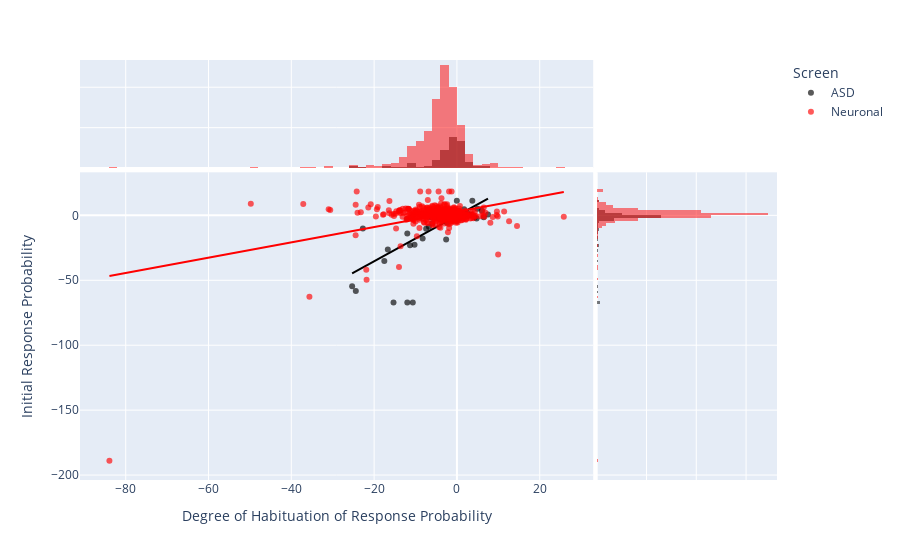

The cell this chart's notebook holds for it:
### Code cell
import plotly.express as px
df = Tstat_Master # iris is a pandas DataFrame
fig = px.scatter(df, 
                 x="T_hab_prob", 
                 y="T_init_prob", 
                 color="Screen", 
                 labels=AxisNames,
                 opacity=0.65,
                 color_discrete_sequence=["black", "red"],
                 hover_name="Gene", 
                 trendline = "ols",
                 marginal_x = "histogram",
                 marginal_y = "histogram",
                 hover_data=['Allele'])
fig.show()

### Figure 1 — Plotly figure (JSON) as saved in the notebook; plotly's stock layout.template omitted (floating-point values rounded to 4 significant figures; data arrays with more than 128 entries replaced by an {"elided": "..."} marker saying what was removed)
{"data": [{"customdata": {"elided": "137x1 str values"}, "hovertemplate": "<b>%{hovertext}</b><br><br>Screen=ASD<br>Degree of Habituation of Response Probability=%{x}<br>Initial Response Probability=%{y}<br>Allele=%{customdata[0]}<extra></extra>", "hovertext": {"elided": "137 str values"}, "legendgroup": "ASD", "marker": {"color": "black", "opacity": 0.65, "symbol": "circle"}, "mode": "markers", "name": "ASD", "orientation": "v", "showlegend": true, "type": "scatter", "x": {"elided": "137 float values"}, "xaxis": "x", "y": {"elided": "137 float values"}, "yaxis": "y"}, {"alignmentgroup": "True", "bingroup": "x", "hovertemplate": "Screen=ASD<br>Degree of Habituation of Response Probability=%{x}<br>count=%{y}<extra></extra>", "legendgroup": "ASD", "marker": {"color": "black"}, "name": "ASD", "offsetgroup": "ASD", "opacity": 0.5, "showlegend": false, "type": "histogram", "x": {"elided": "137 float values"}, "xaxis": "x3", "yaxis": "y3"}, {"alignmentgroup": "True", "bingroup": "y", "hovertemplate": "Screen=ASD<br>Initial Response Probability=%{y}<br>count=%{x}<extra></extra>", "legendgroup": "ASD", "marker": {"color": "black"}, "name": "ASD", "offsetgroup": "ASD", "opacity": 0.5, "showlegend": false, "type": "histogram", "xaxis": "x2", "y": {"elided": "137 float values"}, "yaxis": "y2"}, {"hovertemplate": "<b>OLS trendline</b><br>T_init_prob = 1.75729 * T_hab_prob + -0.282465<br>R<sup>2</sup>=0.531520<br><br>Screen=ASD<br>Degree of Habituation of Response Probability=%{x}<br>Initial Response Probability=%{y} <b>(trend)</b><extra></extra>", "legendgroup": "ASD", "marker": {"color": "black", "symbol": "circle"}, "mode": "lines", "name": "ASD", "showlegend": false, "type": "scatter", "x": {"elided": "137 float values"}, "xaxis": "x", "y": {"elided": "137 float values"}, "yaxis": "y"}, {"customdata": {"elided": "551x1 str values"}, "hovertemplate": "<b>%{hovertext}</b><br><br>Screen=Neuronal<br>Degree of Habituation of Response Probability=%{x}<br>Initial Response Probability=%{y}<br>Allele=%{customdata[0]}<extra></extra>", "hovertext": {"elided": "551 str values"}, "legendgroup": "Neuronal", "marker": {"color": "red", "opacity": 0.65, "symbol": "circle"}, "mode": "markers", "name": "Neuronal", "orientation": "v", "showlegend": true, "type": "scatter", "x": {"elided": "551 float values"}, "xaxis": "x", "y": {"elided": "551 float values"}, "yaxis": "y"}, {"alignmentgroup": "True", "bingroup": "x", "hovertemplate": "Screen=Neuronal<br>Degree of Habituation of Response Probability=%{x}<br>count=%{y}<extra></extra>", "legendgroup": "Neuronal", "marker": {"color": "red"}, "name": "Neuronal", "offsetgroup": "Neuronal", "opacity": 0.5, "showlegend": false, "type": "histogram", "x": {"elided": "551 float values"}, "xaxis": "x3", "yaxis": "y3"}, {"alignmentgroup": "True", "bingroup": "y", "hovertemplate": "Screen=Neuronal<br>Initial Response Probability=%{y}<br>count=%{x}<extra></extra>", "legendgroup": "Neuronal", "marker": {"color": "red"}, "name": "Neuronal", "offsetgroup": "Neuronal", "opacity": 0.5, "showlegend": false, "type": "histogram", "xaxis": "x2", "y": {"elided": "551 float values"}, "yaxis": "y2"}, {"hovertemplate": "<b>OLS trendline</b><br>T_init_prob = 0.58915 * T_hab_prob + 2.8152<br>R<sup>2</sup>=0.176085<br><br>Screen=Neuronal<br>Degree of Habituation of Response Probability=%{x}<br>Initial Response Probability=%{y} <b>(trend)</b><extra></extra>", "legendgroup": "Neuronal", "marker": {"color": "red", "symbol": "circle"}, "mode": "lines", "name": "Neuronal", "showlegend": false, "type": "scatter", "x": {"elided": "551 float values"}, "xaxis": "x", "y": {"elided": "551 float values"}, "yaxis": "y"}], "layout": {"barmode": "overlay", "legend": {"title": {"text": "Screen"}, "tracegroupgap": 0}, "margin": {"t": 60}, "xaxis": {"anchor": "y", "domain": [0, 0.7363], "title": {"text": "Degree of Habituation of Response Probability"}}, "xaxis2": {"anchor": "y2", "domain": [0.7413, 1], "matches": "x2", "showgrid": true, "showline": false, "showticklabels": false, "ticks": ""}, "xaxis3": {"anchor": "y3", "domain": [0, 0.7363], "matches": "x", "showgrid": true, "showticklabels": false}, "xaxis4": {"anchor": "y4", "domain": [0.7413, 1], "matches": "x2", "showgrid": true, "showline": false, "showticklabels": false, "ticks": ""}, "yaxis": {"anchor": "x", "domain": [0, 0.7326], "title": {"text": "Initial Response Probability"}}, "yaxis2": {"anchor": "x2", "domain": [0, 0.7326], "matches": "y", "showgrid": true, "showticklabels": false}, "yaxis3": {"anchor": "x3", "domain": [0.7426, 1], "matches": "y3", "showgrid": true, "showline": false, "showticklabels": false, "ticks": ""}, "yaxis4": {"anchor": "x4", "domain": [0.7426, 1], "matches": "y3", "showgrid": true, "showline": false, "showticklabels": false, "ticks": ""}}}
